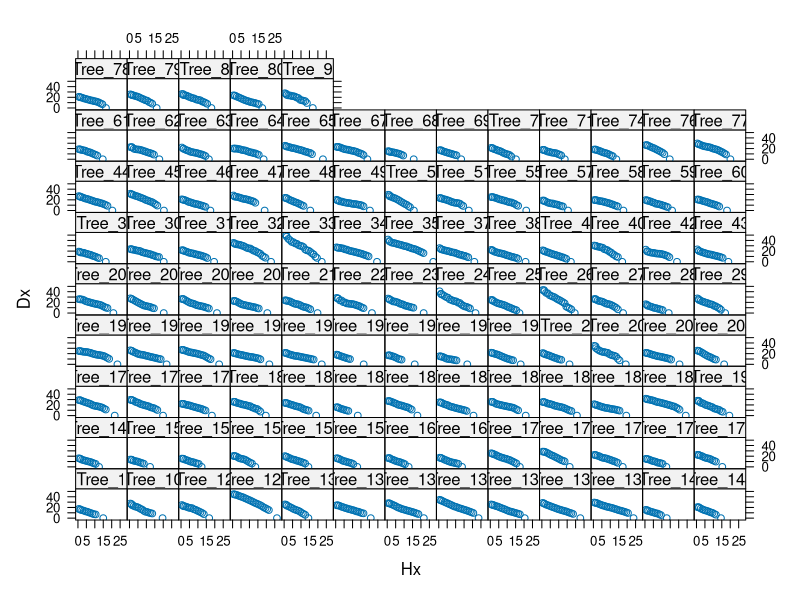
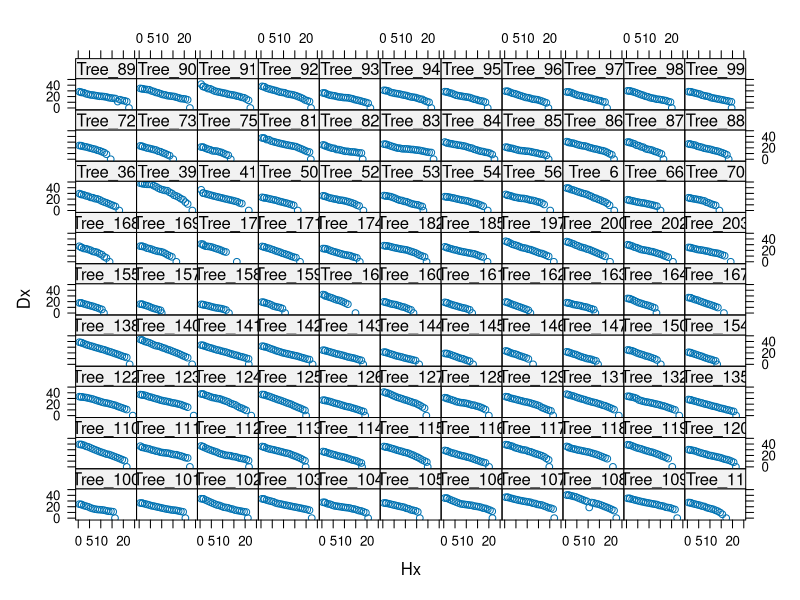

These figures' R source, in order:
data0 <-read.csv("pn4TapeR.csv")

library(sqldf)
# to verify profile shapes:
# join each section with previous section
ps <- sqldf("select a.*, b.Dx p_Dx, max(b.Hx) p_Hx from data0 a left join data0 b on a.Id=b.Id and b.Hx<a.Hx group by a.Id, a.Hx")
# compute tapering on last section two sections
ps2 <- sqldf("select a.*, b.p_Dx p2_Dx, b.p_Hx p2_Hx from ps a join ps b on a.Id=b.Id and a.p_HX=b.Hx where a.Dx=0")
ps2$lastTap <- with(ps2, (p_Dx-Dx)/(Hx-p_Hx))
ps2$s_lastTap <- with(ps2, (p2_Dx-p_Dx)/(p_Hx-p2_Hx))

OutOfRangeTapering <- 3.5  ## including profiles exceeding this value TapeR does not converge!
library(lattice)
xyplot(Dx ~ Hx | Id, data0[data0$Id %in% ps2$Id[ps2$lastTap<OutOfRangeTapering],])
xyplot(Dx ~ Hx | Id, data0[data0$Id %in% ps2$Id[ps2$lastTap>OutOfRangeTapering],])
